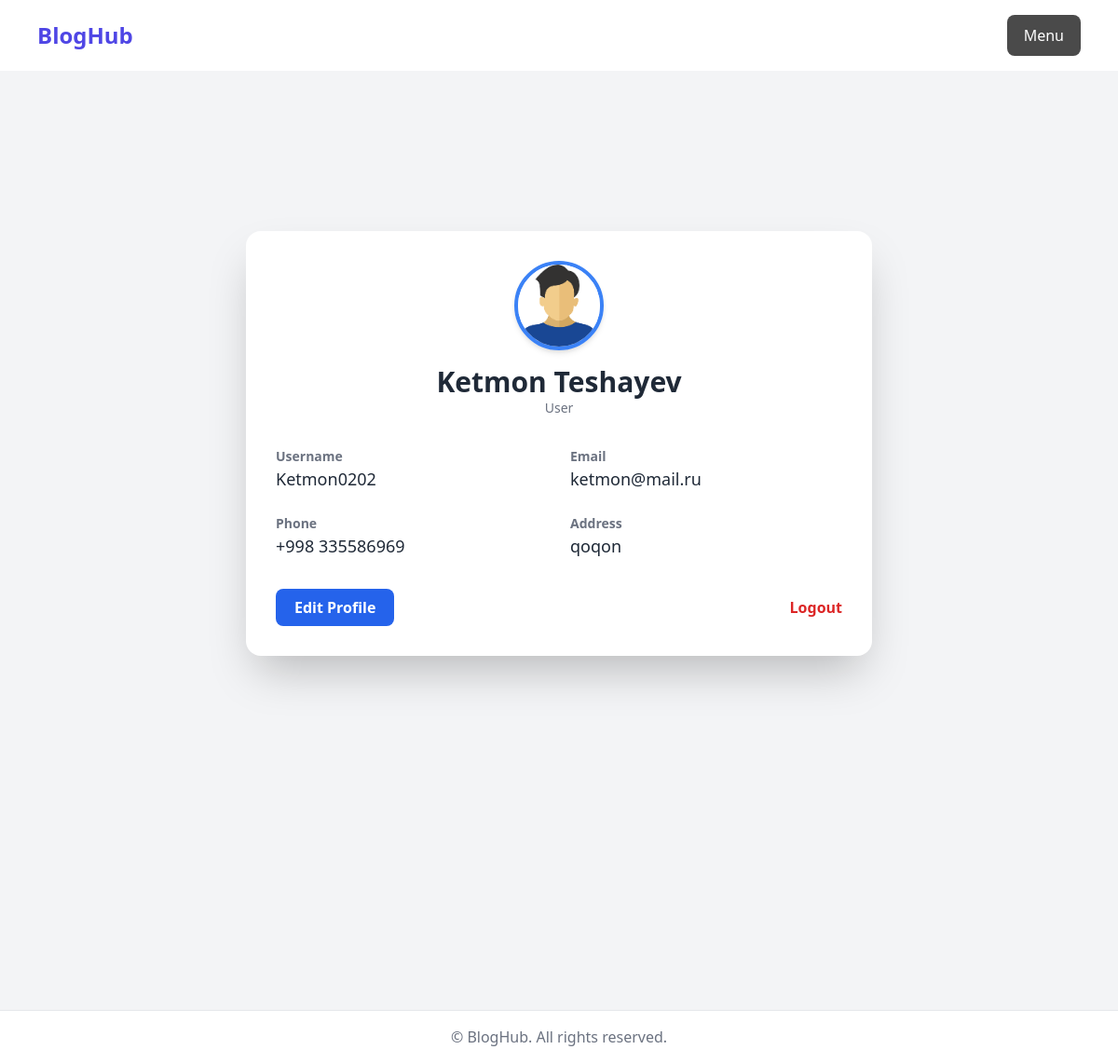
The page /profile/profile/ (signed in) on the database its author committed.
### accounts/models.py (models this page shows, shortened)
class UserProfile(models.Model):
    user = models.OneToOneField(User, on_delete=models.CASCADE, null=True, blank=True, related_name='profile')
    position = models.CharField(max_length=10, choices=[(k, v) for k, v in positions.items()], default='user')
    first_name = models.CharField(max_length=100)
    last_name = models.CharField(max_length=100)
    username = models.CharField(max_length=100, unique=True, blank=True, null=True)
    email = models.EmailField(max_length=100, unique=True)
    address = models.CharField(max_length=250)
    country_code = models.CharField(max_length=20, choices=[(k, v) for k, v in country_codes.items()], default='Uzb')
    phone = models.IntegerField()

### auth/views.py (the view)
# urls.py: path('profile/', include('auth.urls')),
@login_required(login_url='login_view')
def profile(request):
    user = request.user
    userprofile = UserProfile.objects.get(user=user)
    return render(request, 'auth/userprofile.html', {'userprofile': userprofile})

### templates/auth/userprofile.html (shortened to what this page needs)
{% extends 'base.html' %}
{% load static %}
{% block content %}
<div class="min-h-screen flex items-center justify-center bg-gray-100 px-4 py-10">
  <div class="bg-white shadow-2xl rounded-2xl w-full max-w-2xl p-8">
    <div class="text-center mb-8">
      <img src="{% static 'images.png' %}" alt="Profile"
           class="w-24 h-24 rounded-full mx-auto border-4 border-blue-500 shadow-md">
      <h2 class="text-3xl font-bold text-gray-800 mt-4">{{ userprofile.first_name }} {{ userprofile.last_name }}</h2>
      <p class="text-gray-500 text-sm">{{ userprofile.position|capfirst }}</p>
    </div>
    <div class="grid grid-cols-1 md:grid-cols-2 gap-6">
      <div>
        <p class="text-sm font-semibold text-gray-500">Username</p>
        <p class="text-lg text-gray-800">{{ userprofile.username }}</p>
      </div>
      <div>
        <p class="text-sm font-semibold text-gray-500">Email</p>
        <p class="text-lg text-gray-800">{{ userprofile.email }}</p>
      </div>
      <div>
        <p class="text-sm font-semibold text-gray-500">Phone</p>
        <p class="text-lg text-gray-800">{{ userprofile.country_code }} {{ userprofile.phone }}</p>
      </div>
      <div>
        <p class="text-sm font-semibold text-gray-500">Address</p>
        <p class="text-lg text-gray-800">{{ userprofile.address }}</p>
      </div>
    </div>
    <div class="mt-8 flex justify-between items-center">
      <a href="{% url 'update_profile' %}"
         class="bg-blue-600 hover:bg-blue-700 text-white px-5 py-2 rounded-lg font-semibold transition duration-300">
        Edit Profile
      </a>
      <a href="{% url 'logout_view' %}"
         class="text-red-600 hover:underline font-semibold">
        Logout
      </a>
    </div>
  </div>
</div>
{% endblock content %}

### rows shown on the page
UserProfile: first_name "Ketmon", last_name "Teshayev", position "User", username "Ketmon0202", email "ketmon@mail.ru", country_code "+998", phone "335586969", address "qoqon"
